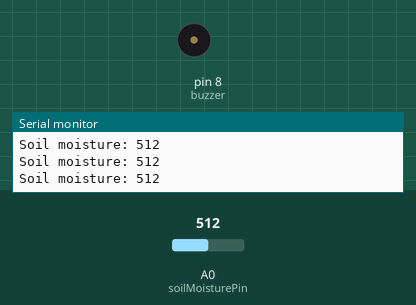
Simulated run of this sketch. Board: Arduino Uno, built with avr-gcc and run on an emulated ATmega328P. Shown: buzzer (waves = sounding), the last lines printed to the serial monitor. Inputs (shaded band) come from the test bench; at power-on: A0 (soilMoisturePin) = 512.

Above: at 1.2 s.
1.3 s: A0 (soilMoisturePin) set to 690
2.8 s: A0 (soilMoisturePin) set to 707
At 6.3 s:
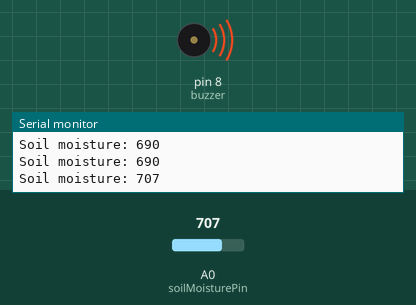
Timing chart, 0 to 11.8 s (numbered marks = the images above; inputs shaded):
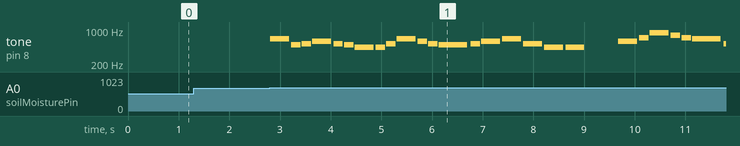

The sketch:

soil_moisture_sensor.ino
```cpp
#define NOTE_B0  31
#define NOTE_C1  33
#define NOTE_CS1 35
#define NOTE_D1  37
#define NOTE_DS1 39
#define NOTE_E1  41
#define NOTE_F1  44
#define NOTE_FS1 46
#define NOTE_G1  49
#define NOTE_GS1 52
#define NOTE_A1  55
#define NOTE_AS1 58
#define NOTE_B1  62
#define NOTE_C2  65
#define NOTE_CS2 69
#define NOTE_D2  73
#define NOTE_DS2 78
#define NOTE_E2  82
#define NOTE_F2  87
#define NOTE_FS2 93
#define NOTE_G2  98
#define NOTE_GS2 104
#define NOTE_A2  110
#define NOTE_AS2 117
#define NOTE_B2  123
#define NOTE_C3  131
#define NOTE_CS3 139
#define NOTE_D3  147
#define NOTE_DS3 156
#define NOTE_E3  165
#define NOTE_F3  175
#define NOTE_FS3 185
#define NOTE_G3  196
#define NOTE_GS3 208
#define NOTE_A3  220
#define NOTE_AS3 233
#define NOTE_B3  247
#define NOTE_C4  262
#define NOTE_CS4 277
#define NOTE_D4  294
#define NOTE_DS4 311
#define NOTE_E4  330
#define NOTE_F4  349
#define NOTE_FS4 370
#define NOTE_G4  392
#define NOTE_GS4 415
#define NOTE_A4  440
#define NOTE_AS4 466
#define NOTE_B4  494
#define NOTE_C5  523
#define NOTE_CS5 554
#define NOTE_D5  587
#define NOTE_DS5 622
#define NOTE_E5  659
#define NOTE_F5  698
#define NOTE_FS5 740
#define NOTE_G5  784
#define NOTE_GS5 831
#define NOTE_A5  880
#define NOTE_AS5 932
#define NOTE_B5  988
#define NOTE_C6  1047
#define NOTE_CS6 1109
#define NOTE_D6  1175
#define NOTE_DS6 1245
#define NOTE_E6  1319
#define NOTE_F6  1397
#define NOTE_FS6 1480
#define NOTE_G6  1568
#define NOTE_GS6 1661
#define NOTE_A6  1760
#define NOTE_AS6 1865
#define NOTE_B6  1976
#define NOTE_C7  2093
#define NOTE_CS7 2217
#define NOTE_D7  2349
#define NOTE_DS7 2489
#define NOTE_E7  2637
#define NOTE_F7  2794
#define NOTE_FS7 2960
#define NOTE_G7  3136
#define NOTE_GS7 3322
#define NOTE_A7  3520
#define NOTE_AS7 3729
#define NOTE_B7  3951
#define NOTE_C8  4186
#define NOTE_CS8 4435
#define NOTE_D8  4699
#define NOTE_DS8 4978
#define REST 0

// change this to make the song slower or faster
int tempo=144;

// change this to whichever pin you want to use
int buzzer = 8;
const int soilMoisturePin = A0;  // Analog input from soil sensor

const int moistureThreshold = 700;
// notes of the moledy followed by the duration.
// a 4 means a quarter note, 8 an eighteenth , 16 sixteenth, so on
// !!negative numbers are used to represent dotted notes,
// so -4 means a dotted quarter note, that is, a quarter plus an eighteenth!!
int melody[] = {

  //Based on the arrangement at https://www.flutetunes.com/tunes.php?id=192

  NOTE_E5, 4,  NOTE_B4,8,  NOTE_C5,8,  NOTE_D5,4,  NOTE_C5,8,  NOTE_B4,8,
  NOTE_A4, 4,  NOTE_A4,8,  NOTE_C5,8,  NOTE_E5,4,  NOTE_D5,8,  NOTE_C5,8,
  NOTE_B4, -4,  NOTE_C5,8,  NOTE_D5,4,  NOTE_E5,4,
  NOTE_C5, 4,  NOTE_A4,4,  NOTE_A4,4, REST,4,

  REST,8, NOTE_D5, 4,  NOTE_F5,8,  NOTE_A5,4,  NOTE_G5,8,  NOTE_F5,8,
  NOTE_E5, -4,  NOTE_C5,8,  NOTE_E5,4,  NOTE_D5,8,  NOTE_C5,8,
  NOTE_B4, 4,  NOTE_B4,8,  NOTE_C5,8,  NOTE_D5,4,  NOTE_E5,4,
  NOTE_C5, 4,  NOTE_A4,4,  NOTE_A4,4, REST, 4,

  NOTE_E5,2, NOTE_C5,2,
  NOTE_D5,2, NOTE_B4,2,
  NOTE_C5,2, NOTE_A4,2,
  NOTE_B4,1,

  NOTE_E5,2, NOTE_C5,2,
  NOTE_D5,2, NOTE_B4,2,
  NOTE_C5,4, NOTE_E5,4, NOTE_A5,2,
  NOTE_GS5,1,

  NOTE_E5, 4,  NOTE_B4,8,  NOTE_C5,8,  NOTE_D5,4,  NOTE_C5,8,  NOTE_B4,8,
  NOTE_A4, 4,  NOTE_A4,8,  NOTE_C5,8,  NOTE_E5,4,  NOTE_D5,8,  NOTE_C5,8,
  NOTE_B4, -4,  NOTE_C5,8,  NOTE_D5,4,  NOTE_E5,4,
  NOTE_C5, 4,  NOTE_A4,4,  NOTE_A4,4, REST,4,

  REST,8, NOTE_D5, 4,  NOTE_F5,8,  NOTE_A5,4,  NOTE_G5,8,  NOTE_F5,8,
  REST,8, NOTE_E5, 4,  NOTE_C5,8,  NOTE_E5,4,  NOTE_D5,8,  NOTE_C5,8,
  REST,8, NOTE_B4, 4,  NOTE_C5,8,  NOTE_D5,4,  NOTE_E5,4,
  REST,8, NOTE_C5, 4,  NOTE_A4,8,  NOTE_A4,4, REST, 4,

};

// sizeof gives the number of bytes, each int value is composed of two bytes (16 bits)
// there are two values per note (pitch and duration), so for each note there are four bytes
int notes = sizeof(melody) / sizeof(melody[0]) / 2;
int wholenote = (60000 * 4) / tempo;

void setup() {
  Serial.begin(9600);
  pinMode(buzzer, OUTPUT);
}

void loop() {
  int moistureValue = analogRead(soilMoisturePin);
  Serial.print("Soil moisture: ");
  Serial.println(moistureValue);

  if (moistureValue > moistureThreshold) {
    playMelodyWhileDry();  // Plays song while moisture is low
  } else {
    noTone(buzzer);  // Make sure buzzer is off
  }

  delay(200);  // Slight delay to reduce analog noise
}

void playMelodyWhileDry() {
  for (int thisNote = 0; thisNote < notes * 2; thisNote += 2) {
    int moistureValue = analogRead(soilMoisturePin);
    if (moistureValue <= moistureThreshold) {
      noTone(buzzer); // Stop playing immediately
      return;
    }

    int note = melody[thisNote];
    int divider = melody[thisNote + 1];
    int noteDuration;

    if (divider > 0) {
      noteDuration = wholenote / divider;
    } else {
      noteDuration = (wholenote / abs(divider)) * 1.5;
    }

    if (note == REST) {
      noTone(buzzer);
    } else {
      tone(buzzer, note, noteDuration * 0.9);
    }

    delay(noteDuration);
    noTone(buzzer);
  }
}
```

Measured:
- the behaviour switches between 700 and 701 on A0 (soilMoisturePin) (found by bisection; images 0 and 1)
- after the input at 2.8 s, tone on pin 8 (buzzer): plays 659 Hz for 0.37 s, 494 Hz for 0.19 s, 523 Hz for 0.19 s, 587 Hz for 0.37 s, 523 Hz for 0.19 s, 494 Hz for 0.19 s … (26 notes in this stretch), starting at once
